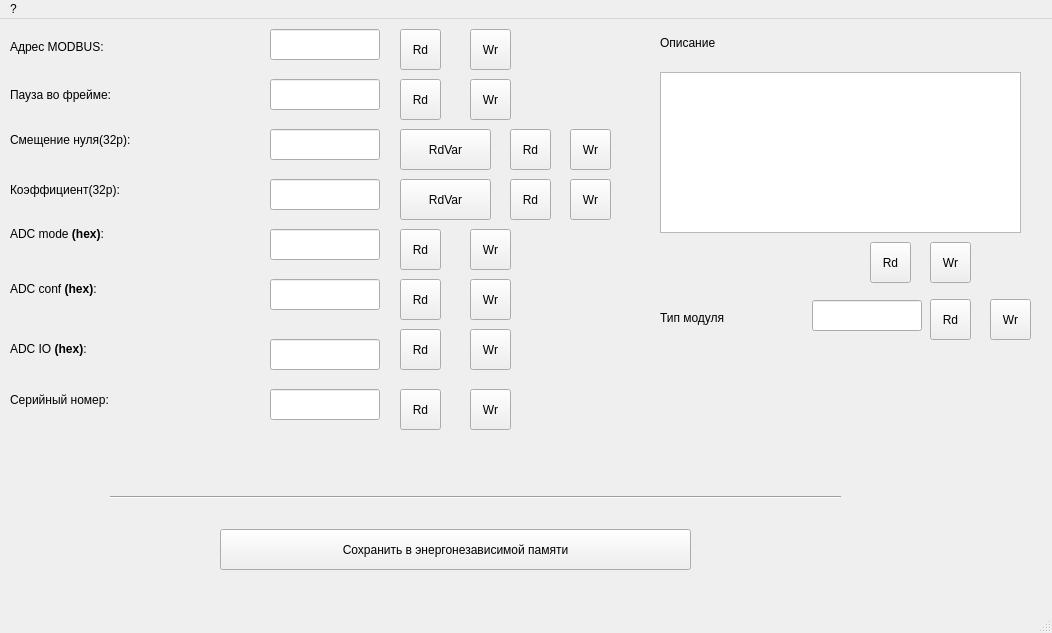
<?xml version="1.0" encoding="UTF-8"?>
<ui version="4.0">
 <class>fmAmperConf</class>
 <widget class="QMainWindow" name="fmAmperConf">
  <property name="geometry">
   <rect>
    <x>0</x>
    <y>0</y>
    <width>1052</width>
    <height>633</height>
   </rect>
  </property>
  <property name="minimumSize">
   <size>
    <width>1052</width>
    <height>633</height>
   </size>
  </property>
  <property name="maximumSize">
   <size>
    <width>1052</width>
    <height>633</height>
   </size>
  </property>
  <property name="windowTitle">
   <string>Настройки микроамперметра </string>
  </property>
  <widget class="QWidget" name="centralwidget">
   <widget class="QLineEdit" name="leAddrMB">
    <property name="geometry">
     <rect>
      <x>270</x>
      <y>10</y>
      <width>110</width>
      <height>31</height>
     </rect>
    </property>
    <property name="font">
     <font>
      <pointsize>9</pointsize>
     </font>
    </property>
   </widget>
   <widget class="QLabel" name="label_16">
    <property name="geometry">
     <rect>
      <x>10</x>
      <y>20</y>
      <width>191</width>
      <height>16</height>
     </rect>
    </property>
    <property name="font">
     <font>
      <pointsize>9</pointsize>
     </font>
    </property>
    <property name="text">
     <string>Адрес MODBUS:</string>
    </property>
   </widget>
   <widget class="QToolButton" name="tbAddrMBWr">
    <property name="geometry">
     <rect>
      <x>470</x>
      <y>10</y>
      <width>41</width>
      <height>41</height>
     </rect>
    </property>
    <property name="text">
     <string>Wr</string>
    </property>
   </widget>
   <widget class="QToolButton" name="tbAddrMBRd">
    <property name="geometry">
     <rect>
      <x>400</x>
      <y>10</y>
      <width>41</width>
      <height>41</height>
     </rect>
    </property>
    <property name="text">
     <string>Rd</string>
    </property>
   </widget>
   <widget class="QToolButton" name="tbthrATRd">
    <property name="geometry">
     <rect>
      <x>400</x>
      <y>60</y>
      <width>41</width>
      <height>41</height>
     </rect>
    </property>
    <property name="text">
     <string>Rd</string>
    </property>
   </widget>
   <widget class="QToolButton" name="tbthrATWr">
    <property name="geometry">
     <rect>
      <x>470</x>
      <y>60</y>
      <width>41</width>
      <height>41</height>
     </rect>
    </property>
    <property name="text">
     <string>Wr</string>
    </property>
   </widget>
   <widget class="QLineEdit" name="lethrAT">
    <property name="geometry">
     <rect>
      <x>270</x>
      <y>60</y>
      <width>110</width>
      <height>31</height>
     </rect>
    </property>
    <property name="font">
     <font>
      <pointsize>9</pointsize>
     </font>
    </property>
   </widget>
   <widget class="QLabel" name="label_17">
    <property name="geometry">
     <rect>
      <x>10</x>
      <y>60</y>
      <width>201</width>
      <height>31</height>
     </rect>
    </property>
    <property name="font">
     <font>
      <pointsize>9</pointsize>
     </font>
    </property>
    <property name="text">
     <string>Пауза во фрейме:</string>
    </property>
   </widget>
   <widget class="QToolButton" name="tbConfRd">
    <property name="geometry">
     <rect>
      <x>400</x>
      <y>260</y>
      <width>41</width>
      <height>41</height>
     </rect>
    </property>
    <property name="text">
     <string>Rd</string>
    </property>
   </widget>
   <widget class="QToolButton" name="tbConfWr">
    <property name="geometry">
     <rect>
      <x>470</x>
      <y>260</y>
      <width>41</width>
      <height>41</height>
     </rect>
    </property>
    <property name="text">
     <string>Wr</string>
    </property>
   </widget>
   <widget class="QLineEdit" name="leConf">
    <property name="geometry">
     <rect>
      <x>270</x>
      <y>260</y>
      <width>110</width>
      <height>31</height>
     </rect>
    </property>
    <property name="font">
     <font>
      <pointsize>9</pointsize>
     </font>
    </property>
   </widget>
   <widget class="QLabel" name="label_18">
    <property name="geometry">
     <rect>
      <x>10</x>
      <y>250</y>
      <width>191</width>
      <height>41</height>
     </rect>
    </property>
    <property name="font">
     <font>
      <pointsize>9</pointsize>
     </font>
    </property>
    <property name="text">
     <string>ADC conf &lt;b&gt;(hex)&lt;/b&gt;:</string>
    </property>
   </widget>
   <widget class="QLabel" name="label_19">
    <property name="geometry">
     <rect>
      <x>10</x>
      <y>370</y>
      <width>211</width>
      <height>21</height>
     </rect>
    </property>
    <property name="font">
     <font>
      <pointsize>9</pointsize>
     </font>
    </property>
    <property name="text">
     <string>Серийный номер:</string>
    </property>
   </widget>
   <widget class="QLineEdit" name="leSerNum">
    <property name="geometry">
     <rect>
      <x>270</x>
      <y>370</y>
      <width>110</width>
      <height>31</height>
     </rect>
    </property>
    <property name="font">
     <font>
      <pointsize>9</pointsize>
     </font>
    </property>
   </widget>
   <widget class="QToolButton" name="tbSerNumWr">
    <property name="geometry">
     <rect>
      <x>470</x>
      <y>370</y>
      <width>41</width>
      <height>41</height>
     </rect>
    </property>
    <property name="text">
     <string>Wr</string>
    </property>
   </widget>
   <widget class="QToolButton" name="tbSerNumRd">
    <property name="geometry">
     <rect>
      <x>400</x>
      <y>370</y>
      <width>41</width>
      <height>41</height>
     </rect>
    </property>
    <property name="text">
     <string>Rd</string>
    </property>
   </widget>
   <widget class="QLineEdit" name="leZeroA">
    <property name="geometry">
     <rect>
      <x>270</x>
      <y>110</y>
      <width>110</width>
      <height>31</height>
     </rect>
    </property>
    <property name="font">
     <font>
      <pointsize>9</pointsize>
     </font>
    </property>
   </widget>
   <widget class="QLabel" name="label_2">
    <property name="geometry">
     <rect>
      <x>10</x>
      <y>110</y>
      <width>251</width>
      <height>21</height>
     </rect>
    </property>
    <property name="font">
     <font>
      <pointsize>9</pointsize>
     </font>
    </property>
    <property name="text">
     <string>Смещение нуля(32р):</string>
    </property>
   </widget>
   <widget class="QLineEdit" name="lemK">
    <property name="geometry">
     <rect>
      <x>270</x>
      <y>160</y>
      <width>110</width>
      <height>31</height>
     </rect>
    </property>
    <property name="font">
     <font>
      <pointsize>9</pointsize>
     </font>
    </property>
   </widget>
   <widget class="QLabel" name="label_12">
    <property name="geometry">
     <rect>
      <x>10</x>
      <y>160</y>
      <width>231</width>
      <height>21</height>
     </rect>
    </property>
    <property name="font">
     <font>
      <pointsize>9</pointsize>
     </font>
    </property>
    <property name="lineWidth">
     <number>-5</number>
    </property>
    <property name="text">
     <string>Коэффициент(32р):</string>
    </property>
   </widget>
   <widget class="QToolButton" name="tbZeroARd">
    <property name="geometry">
     <rect>
      <x>510</x>
      <y>110</y>
      <width>41</width>
      <height>41</height>
     </rect>
    </property>
    <property name="text">
     <string>Rd</string>
    </property>
   </widget>
   <widget class="QToolButton" name="tbZeroAWr">
    <property name="geometry">
     <rect>
      <x>570</x>
      <y>110</y>
      <width>41</width>
      <height>41</height>
     </rect>
    </property>
    <property name="text">
     <string>Wr</string>
    </property>
   </widget>
   <widget class="QToolButton" name="tbZeroARdVar">
    <property name="geometry">
     <rect>
      <x>400</x>
      <y>110</y>
      <width>91</width>
      <height>41</height>
     </rect>
    </property>
    <property name="text">
     <string>RdVar</string>
    </property>
   </widget>
   <widget class="QToolButton" name="tbmKRdVar">
    <property name="geometry">
     <rect>
      <x>400</x>
      <y>160</y>
      <width>91</width>
      <height>41</height>
     </rect>
    </property>
    <property name="text">
     <string>RdVar</string>
    </property>
   </widget>
   <widget class="QToolButton" name="tbmKRd">
    <property name="geometry">
     <rect>
      <x>510</x>
      <y>160</y>
      <width>41</width>
      <height>41</height>
     </rect>
    </property>
    <property name="text">
     <string>Rd</string>
    </property>
   </widget>
   <widget class="QToolButton" name="tbmKWr">
    <property name="geometry">
     <rect>
      <x>570</x>
      <y>160</y>
      <width>41</width>
      <height>41</height>
     </rect>
    </property>
    <property name="text">
     <string>Wr</string>
    </property>
   </widget>
   <widget class="QToolButton" name="tbModeRd">
    <property name="geometry">
     <rect>
      <x>400</x>
      <y>210</y>
      <width>41</width>
      <height>41</height>
     </rect>
    </property>
    <property name="text">
     <string>Rd</string>
    </property>
   </widget>
   <widget class="QToolButton" name="tbModeWr">
    <property name="geometry">
     <rect>
      <x>470</x>
      <y>210</y>
      <width>41</width>
      <height>41</height>
     </rect>
    </property>
    <property name="text">
     <string>Wr</string>
    </property>
   </widget>
   <widget class="QLineEdit" name="leMode">
    <property name="geometry">
     <rect>
      <x>270</x>
      <y>210</y>
      <width>110</width>
      <height>31</height>
     </rect>
    </property>
    <property name="font">
     <font>
      <pointsize>9</pointsize>
     </font>
    </property>
   </widget>
   <widget class="QLabel" name="label_20">
    <property name="geometry">
     <rect>
      <x>10</x>
      <y>200</y>
      <width>201</width>
      <height>31</height>
     </rect>
    </property>
    <property name="font">
     <font>
      <pointsize>9</pointsize>
     </font>
    </property>
    <property name="text">
     <string>ADC mode &lt;b&gt;(hex)&lt;/b&gt;:</string>
    </property>
   </widget>
   <widget class="QLabel" name="label_21">
    <property name="geometry">
     <rect>
      <x>10</x>
      <y>310</y>
      <width>171</width>
      <height>41</height>
     </rect>
    </property>
    <property name="font">
     <font>
      <pointsize>9</pointsize>
     </font>
    </property>
    <property name="text">
     <string>ADC IO &lt;b&gt;(hex)&lt;/b&gt;:</string>
    </property>
   </widget>
   <widget class="QLineEdit" name="leIO">
    <property name="geometry">
     <rect>
      <x>270</x>
      <y>320</y>
      <width>110</width>
      <height>31</height>
     </rect>
    </property>
    <property name="font">
     <font>
      <pointsize>9</pointsize>
     </font>
    </property>
   </widget>
   <widget class="QToolButton" name="tbIOWr">
    <property name="geometry">
     <rect>
      <x>470</x>
      <y>310</y>
      <width>41</width>
      <height>41</height>
     </rect>
    </property>
    <property name="text">
     <string>Wr</string>
    </property>
   </widget>
   <widget class="QToolButton" name="tbIORd">
    <property name="geometry">
     <rect>
      <x>400</x>
      <y>310</y>
      <width>41</width>
      <height>41</height>
     </rect>
    </property>
    <property name="text">
     <string>Rd</string>
    </property>
   </widget>
   <widget class="QToolButton" name="tbSave">
    <property name="geometry">
     <rect>
      <x>220</x>
      <y>510</y>
      <width>471</width>
      <height>41</height>
     </rect>
    </property>
    <property name="text">
     <string>Сохранить в энергонезависимой памяти</string>
    </property>
   </widget>
   <widget class="Line" name="line_3">
    <property name="geometry">
     <rect>
      <x>110</x>
      <y>470</y>
      <width>731</width>
      <height>16</height>
     </rect>
    </property>
    <property name="orientation">
     <enum>Qt::Horizontal</enum>
    </property>
   </widget>
   <widget class="QLabel" name="label_33">
    <property name="geometry">
     <rect>
      <x>660</x>
      <y>13</y>
      <width>131</width>
      <height>21</height>
     </rect>
    </property>
    <property name="font">
     <font>
      <pointsize>9</pointsize>
     </font>
    </property>
    <property name="text">
     <string>Описание</string>
    </property>
   </widget>
   <widget class="QLabel" name="label_34">
    <property name="geometry">
     <rect>
      <x>660</x>
      <y>283</y>
      <width>131</width>
      <height>31</height>
     </rect>
    </property>
    <property name="font">
     <font>
      <pointsize>9</pointsize>
     </font>
    </property>
    <property name="text">
     <string>Тип модуля</string>
    </property>
   </widget>
   <widget class="QToolButton" name="tbTypeIDRd">
    <property name="geometry">
     <rect>
      <x>930</x>
      <y>280</y>
      <width>41</width>
      <height>41</height>
     </rect>
    </property>
    <property name="text">
     <string>Rd</string>
    </property>
   </widget>
   <widget class="QTextEdit" name="teDescribe">
    <property name="geometry">
     <rect>
      <x>660</x>
      <y>53</y>
      <width>361</width>
      <height>161</height>
     </rect>
    </property>
   </widget>
   <widget class="QToolButton" name="tbDescribeRd">
    <property name="geometry">
     <rect>
      <x>870</x>
      <y>223</y>
      <width>41</width>
      <height>41</height>
     </rect>
    </property>
    <property name="text">
     <string>Rd</string>
    </property>
   </widget>
   <widget class="QToolButton" name="tbDescribeWr">
    <property name="geometry">
     <rect>
      <x>930</x>
      <y>223</y>
      <width>41</width>
      <height>41</height>
     </rect>
    </property>
    <property name="text">
     <string>Wr</string>
    </property>
   </widget>
   <widget class="QLineEdit" name="leTypeID">
    <property name="geometry">
     <rect>
      <x>812</x>
      <y>281</y>
      <width>110</width>
      <height>31</height>
     </rect>
    </property>
    <property name="font">
     <font>
      <pointsize>9</pointsize>
     </font>
    </property>
   </widget>
   <widget class="QToolButton" name="tbTypeIDWr">
    <property name="geometry">
     <rect>
      <x>990</x>
      <y>280</y>
      <width>41</width>
      <height>41</height>
     </rect>
    </property>
    <property name="text">
     <string>Wr</string>
    </property>
   </widget>
  </widget>
  <widget class="QMenuBar" name="menubar">
   <property name="geometry">
    <rect>
     <x>0</x>
     <y>0</y>
     <width>1052</width>
     <height>38</height>
    </rect>
   </property>
   <widget class="QMenu" name="menu">
    <property name="title">
     <string>?</string>
    </property>
   </widget>
   <addaction name="menu"/>
  </widget>
  <widget class="QStatusBar" name="statusbar"/>
 </widget>
 <resources/>
 <connections/>
</ui>
